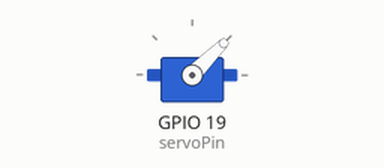
Recording of a program running on a simulated Raspberry Pi (BCM pin numbers). Shown: servo. Servo angles are drawn from the pulse width (0.5 ms = 0°, 2.5 ms = 180°).

Above: at 0.05 s.
At 4.0 s:
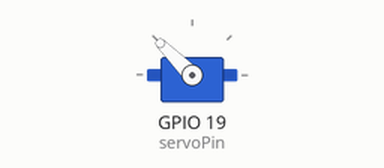
Timing chart, 0 to 5.2 s (numbered marks = the images above):
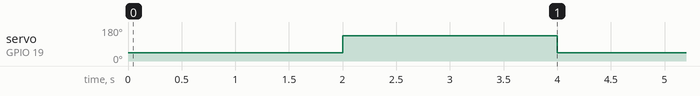

Measured:
- by itself, servo on GPIO 19 (servoPin): alternates 135° for 2.0 s and 45° for 2.0 s

The program:

013_SERVO_MOTOR.py
```python
import RPi.GPIO as GPIO
import time

servoPin = 19

GPIO.setmode(GPIO.BCM)

GPIO.setup(servoPin, GPIO.OUT)
pwm = GPIO.PWM(servoPin, 50)

try:
    while True:
        pwm.start(0)
        # for dc in range(3, 13, 1):
        #     pwm.ChangeDutyCycle(dc)
        #     time.sleep(.1)
        # pwm.start(12)
        # for dc in range(12, 3, -1):
        #     pwm.ChangeDutyCycle(dc)
        #     time.sleep(.1)

        pwm.ChangeDutyCycle(5)
        time.sleep(2)
        pwm.ChangeDutyCycle(10)
        time.sleep(2)
except KeyboardInterrupt:
    pwm.stop()
    GPIO.cleanup()
```
